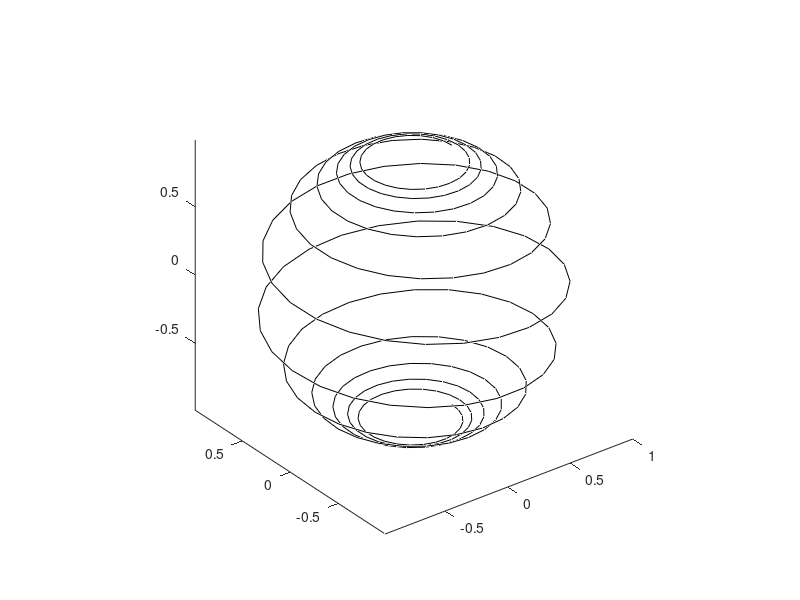

This chart was generated by the following MATLAB code:
clc; clear; close all;

% Spherical helix6
c = 5.0;
phi = linspace(0, 10*pi,300);

x = sin(phi/2.*c).*cos(phi);
y = sin(phi/2.*c).*sin(phi);
z = cos(phi/2.*c);

plot3(x, y, z,'-k')
axis equal


%% Soroidal spiral

a2 = 0.2;
b2 = 0.8;
c2 = 20.0;
phi2 = linspace(0, 2*pi, 500);

x2 = (b2 + a2.*sin(c2.*phi2)).*cos(phi2);
y2 = (b2 + a2.*sin(c2.*phi2)).*sin(phi2);
z2 = a2.*cos(c2.*phi2);

plot3(x2, y2, z2,'-k')
axis equal


%% Sine wave on sphere

a3 = 10.0;
b3 = 1.0;
c3 = 0.3;
phi3 = linspace(0, 2*pi, 300);

x3 = cos(phi3).*sqrt(b3.^2 - (c3.^2).*cos(a3.*phi3).^2)
y3 = sin(phi3).*sqrt(b3.^2 - (c3.^2).*cos(a3.*phi3).^2)
z3 = c3.*cos(a3.*phi3);

plot3(x3, y3, z3,'-k')
axis equal


%% Concho spiral7

a4 = 1.0;
b4 = 1.05;
c4 = 2.0;
u4 = linspace(0, 2*pi, 300);

r4 = a4.*b4.^u4;
phi4 = u4;
z4 = c4.*b4.^u4;

plot3(r4, phi4, z4,'-k')
axis equal


%% Intersection of two cylinders8

a5 = 1.0;
b5 = 1.3;
phi5 = linspace(0, 2*pi, 300)


x5 = a5.*cos(phi5);
y5 = a5.*sin(phi5);
z5 = sqrt(b5.^2 - (a5.^2).*sin(phi5).^2);

plot3(x5, y5, z5,'-k')
axis equal


%% Baseball seam9


a6 = 0.4;
t = linspace(0, 4*pi, 300);

x6 = sin(pi/2 - (pi/2 - a6).*cos(t)).*cos(t/2 + a6.*sin(2.*t));
y6 = sin(pi/2 - (pi/2 - a6).*cos(t)).*sin(t/2 + a6.*sin(2.*t));
z6 = cos(pi/2 - (pi/2 - a6).*cos(t));

plot3(x6, y6, z6,'-k')
axis equal


%% Spherical spiral10

a7 = 0.08;
phi7 = linspace(-12*pi, 12*pi, 300);

x7 = cos(phi7).*cos(atan(a7.*phi7));
y7 = sin(phi7).*cos(atan(a7.*phi7));
z7 = -sin(atan(a7.*phi7));

plot3(x7, y7, z7,'-k')
axis equal








